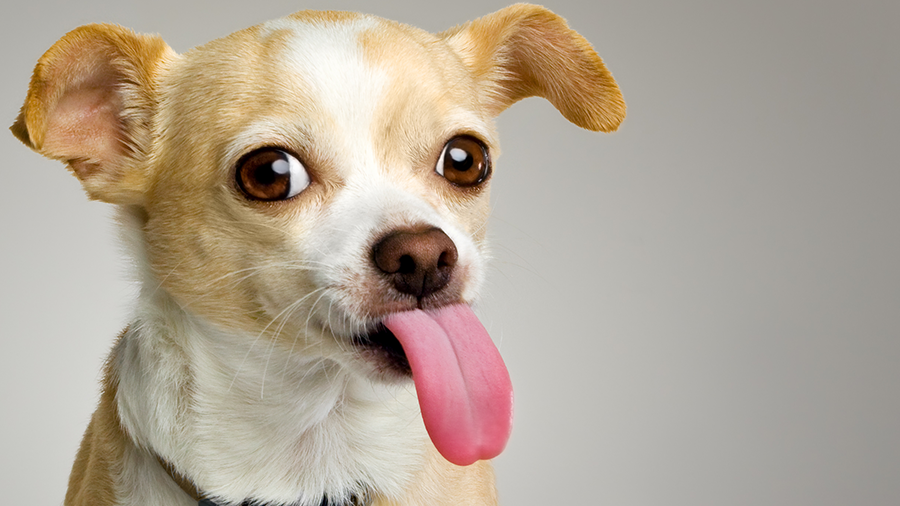
//> input picture dog.png, 900 x 506 px
$ ./cannypoints dog.png   (built with g++ and OpenCV 4)
//> lines starting //> are read from the running program, lines starting //| are printed output that depends on the picture
#include <iostream>
#include <opencv2/opencv.hpp>
#include <fstream>
#include <iomanip>
#include <vector>
#include <algorithm>
#include <numeric>
#include <ctime>
#include <cstdlib>

using namespace std;
using namespace cv;

//Default values
#define STEP 5
#define JITTER 3
#define RAIO 3

//Initialize the sliders values
int top_slider = 10;
int top_slider_max = 200;

char TrackbarName[50];

Mat image, frame, points, border, aux, final;

void on_trackbar_canny(int, void*){
  //Canny function
  Canny(aux, border, top_slider, 3*top_slider);

  final = 0.8 * aux + 0.2 * border;

  //Shows filtered image
  imshow("Canny", final);
}

int main(int argc, char** argv){
  vector<int> yrange;
  vector<int> xrange;

  int width, height;
  int gray;
  //Vec3b gray;
  int x, y;

  image = imread("dog.png", CV_LOAD_IMAGE_GRAYSCALE);
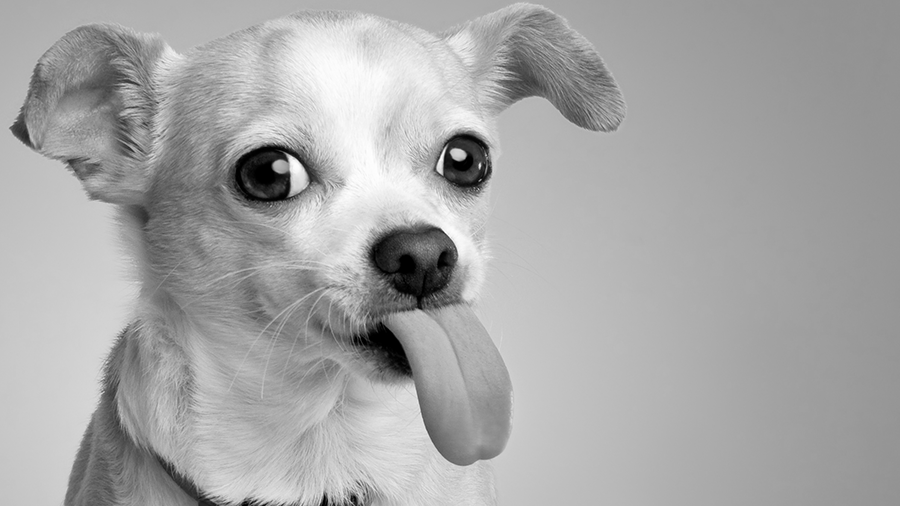
//> image: 506 rows x 900 cols, CV_8UC1; min 0, max 255, mean 167.3

  //image = imread("veneza.png", CV_LOAD_IMAGE_COLOR);

  srand(time(0));

  if(!image.data){
  cout << "Image did not open!" << argv[1] << endl;
    cout << argv[0] << " imagem.jpg";
    exit(0);
  }

  width = image.size().width;
//> width = 900
  height = image.size().height;
//> height = 506

  //Determines the ranges for the step
  xrange.resize(height/STEP);
//> xrange = 101 values from 0 to 0
  yrange.resize(width/STEP);
//> yrange = 180 values from 0 to 0

  iota(xrange.begin(), xrange.end(), 0);
//> xrange = 101 values from 0 to 100
  iota(yrange.begin(), yrange.end(), 0);
//> yrange = 180 values from 0 to 179

  for(uint i=0; i<xrange.size(); i++){
    xrange[i]= xrange[i]*STEP+STEP/2;
  }
//> after the loop, xrange = 101 values from 2 to 502

  for(uint i=0; i<yrange.size(); i++){
    yrange[i]= yrange[i]*STEP+STEP/2;
  }

  points = Mat(height, width, CV_8U, Scalar(255));
  //points = Mat(height, width, CV_8UC3, Scalar(255,255,255));

  random_shuffle(xrange.begin(), xrange.end());

  for(auto i : xrange){
    random_shuffle(yrange.begin(), yrange.end());
    for(auto j : yrange){
      x = i+rand()%(2*JITTER)-JITTER+1;
      y = j+rand()%(2*JITTER)-JITTER+1;
      gray = image.at<uchar>(x,y);
      //gray = image.at<Vec3b>(y,x);

      circle(points, Point(y,x), RAIO, CV_RGB(gray,gray,gray), -1, CV_AA);
      //circle(points, Point(x,y), RAIO, CV_RGB(gray[2],gray[1],gray[0]), -1, CV_AA);
    }
  }
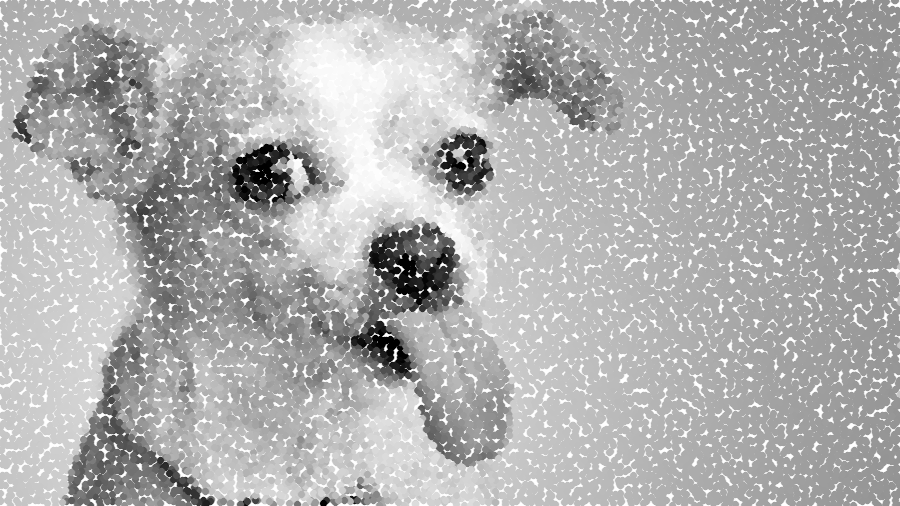
//> points: 506 rows x 900 cols, CV_8UC1; min 0, max 255, mean 175.8
  aux = points.clone();

  sprintf(TrackbarName, "Threshold inferior", top_slider_max);

  namedWindow("Canny", 1);
  createTrackbar(TrackbarName, "Canny",
                &top_slider,
                top_slider_max,
                on_trackbar_canny);

  on_trackbar_canny(top_slider, 0);
//> in on_trackbar_canny, `Canny(aux, border, top_slider, 3*top_slider);`:
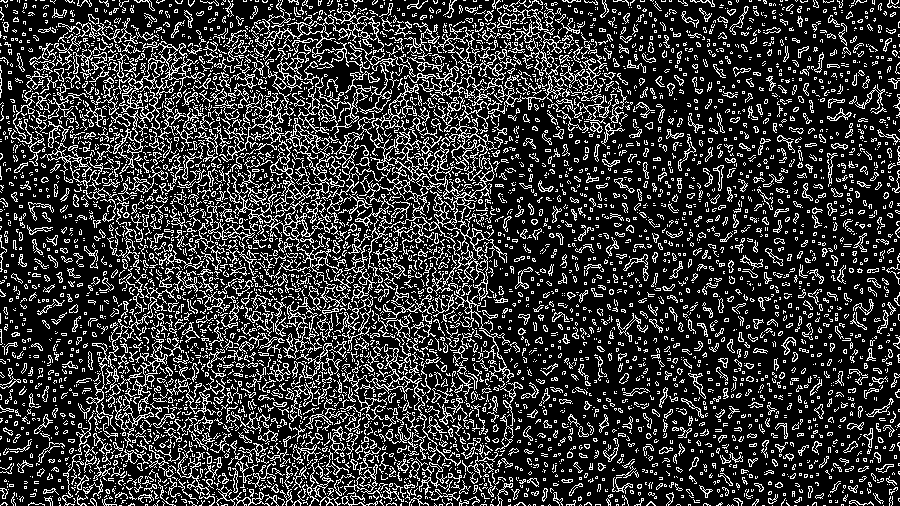
//> border: 506 rows x 900 cols, CV_8UC1; 21.1% white in thin lines or dots
//> in on_trackbar_canny, `final = 0.8 * aux + 0.2 * border;`:
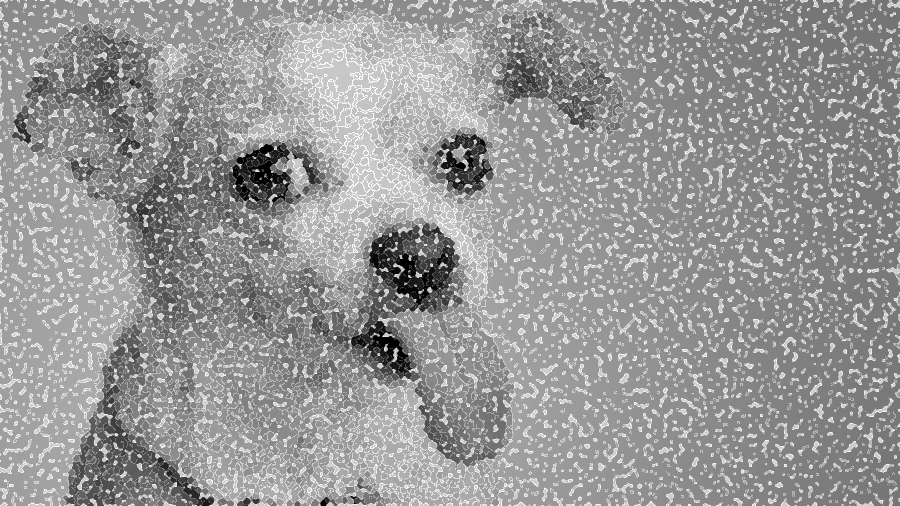
//> final: 506 rows x 900 cols, CV_8UC1; min 0, max 255, mean 151.4

  imwrite("Canny1.png", final);
  waitKey(0);

  return 0;
}

$ run again, with veneza.png copied over dog.png
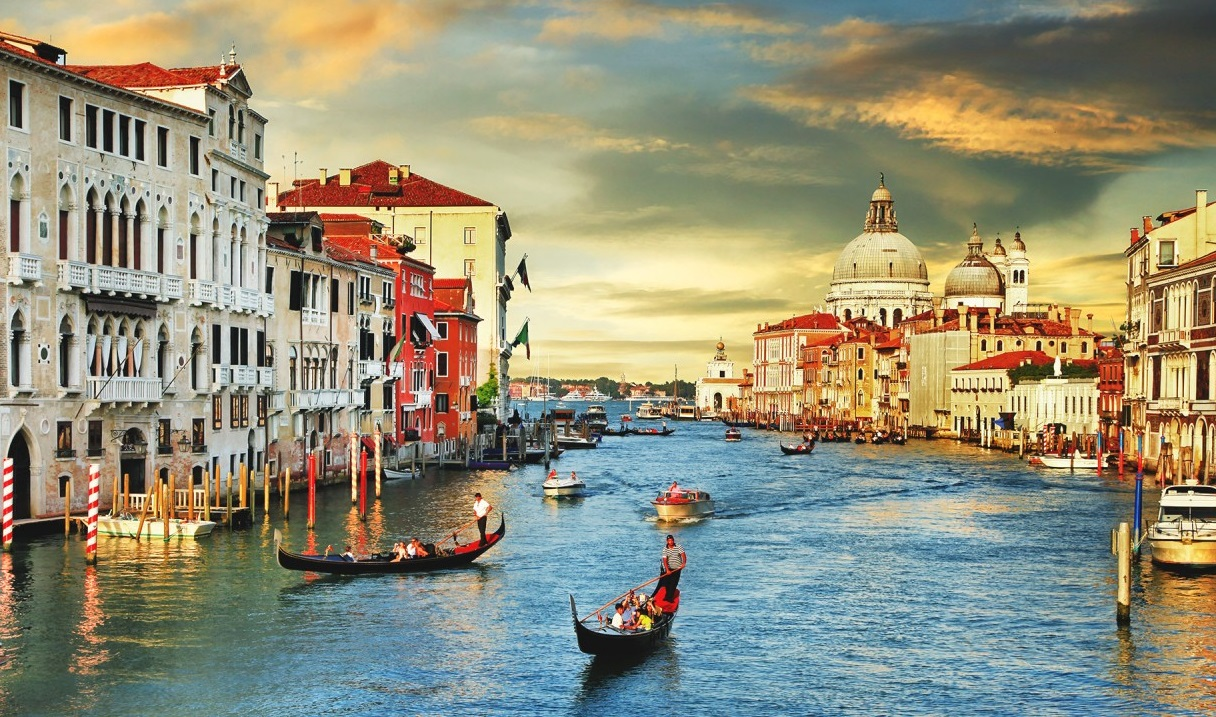
//> input picture veneza.png, 1216 x 717 px
//> in on_trackbar_canny, `Canny(aux, border, top_slider, 3*top_slider);`:
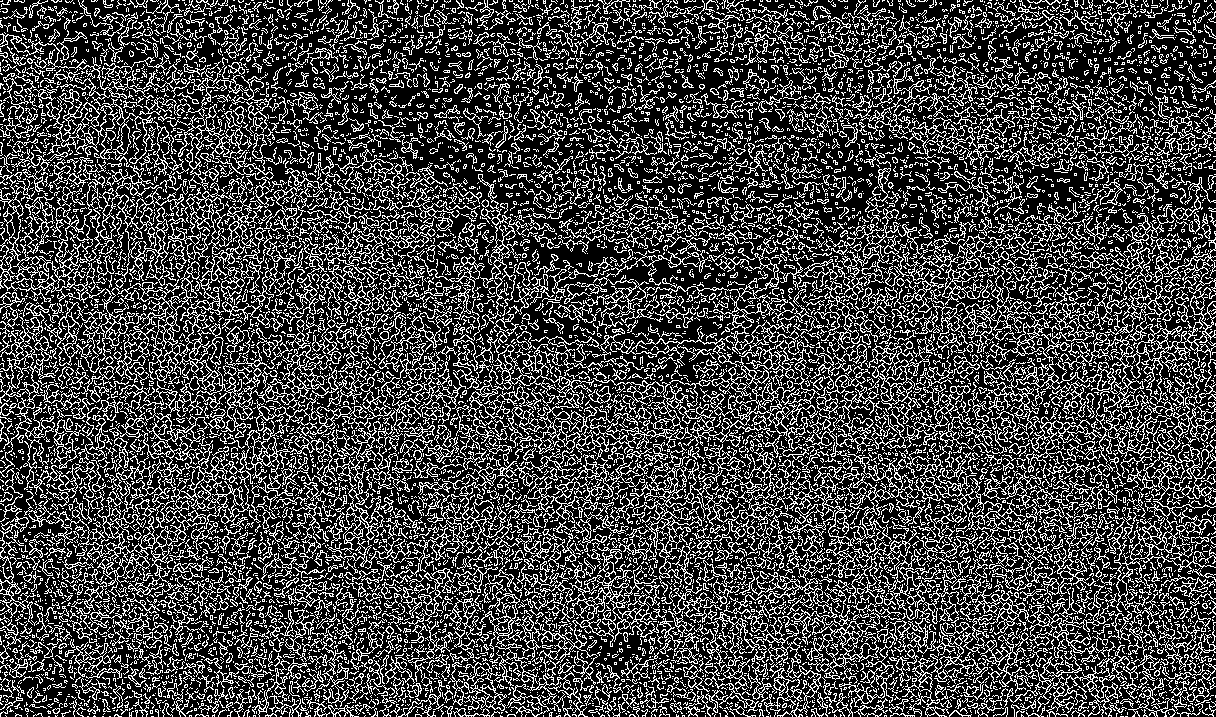
//> border: 717 rows x 1216 cols, CV_8UC1; 26.7% white in thin lines or dots
//> in on_trackbar_canny, `final = 0.8 * aux + 0.2 * border;`:
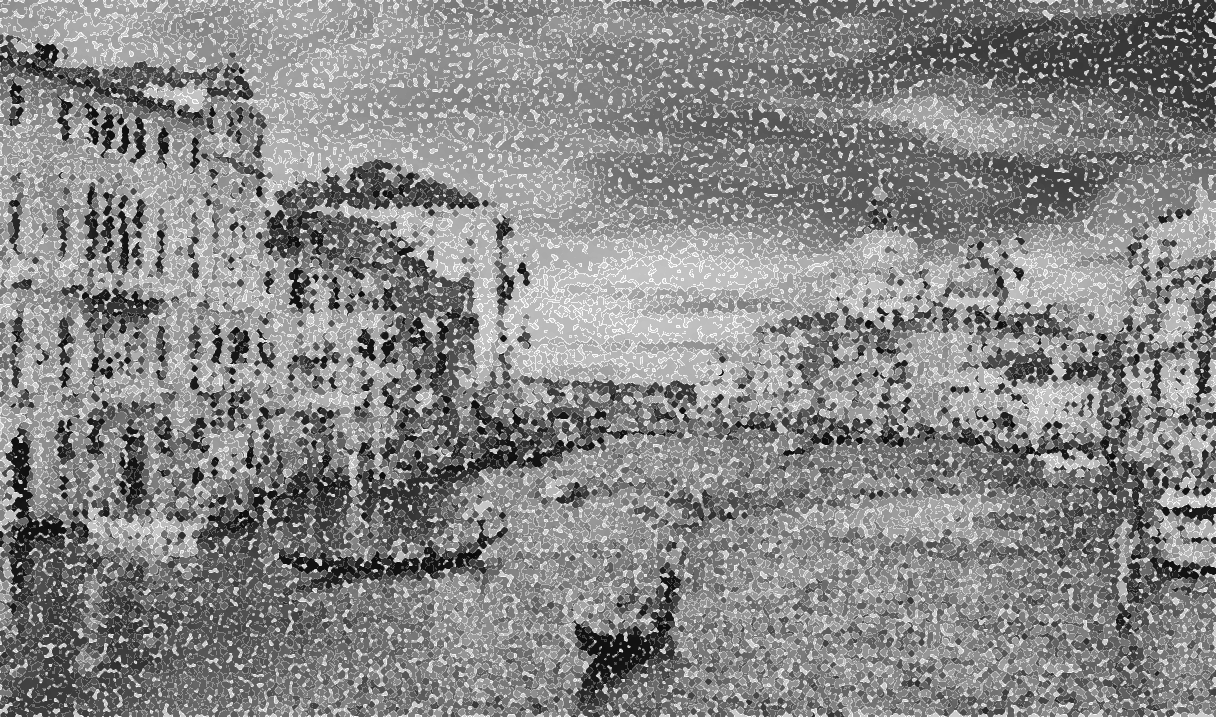
//> final: 717 rows x 1216 cols, CV_8UC1; min 8, max 255, mean 135.5

$ run again, with biel.png copied over dog.png
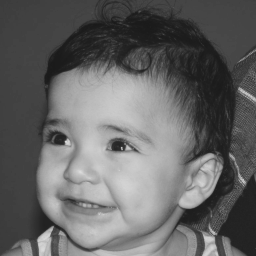
//> input picture biel.png, 256 x 256 px
//> image is the input picture: 256 rows x 256 cols, CV_8UC1; min 26, max 219, mean 100.9
//> in on_trackbar_canny, `Canny(aux, border, top_slider, 3*top_slider);`:
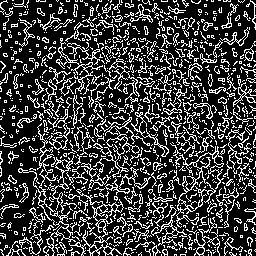
//> border: 256 rows x 256 cols, CV_8UC1; 24.1% white in thin lines or dots
//> in on_trackbar_canny, `final = 0.8 * aux + 0.2 * border;`:
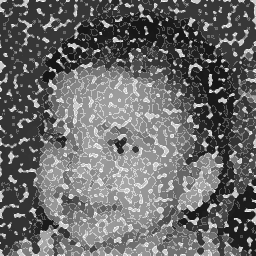
//> final: 256 rows x 256 cols, CV_8UC1; min 21, max 255, mean 106

$ run again, with equalize.png copied over dog.png
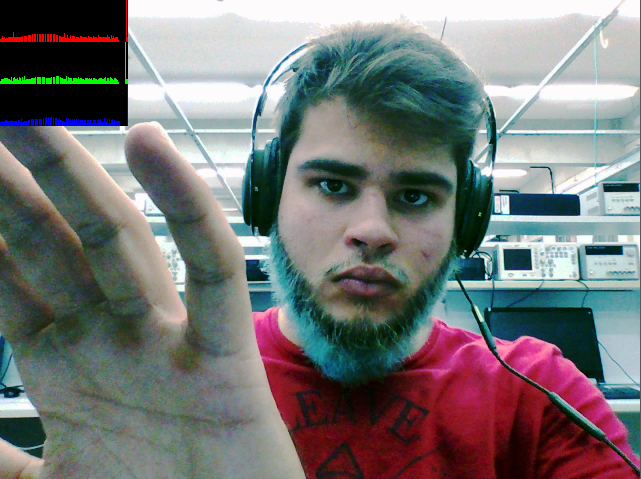
//> input picture equalize.png, 641 x 479 px
//> in on_trackbar_canny, `Canny(aux, border, top_slider, 3*top_slider);`:
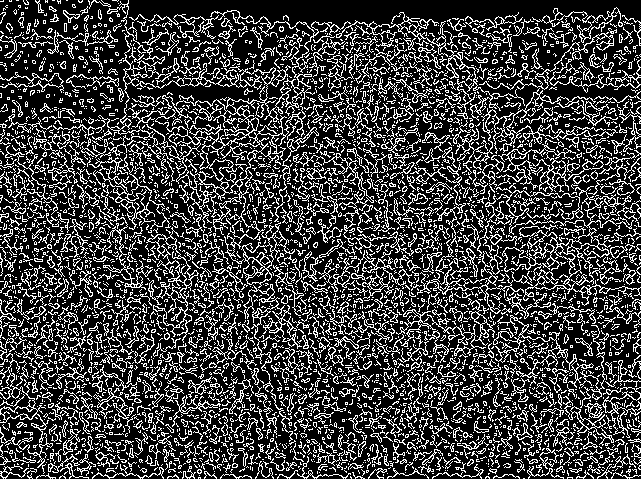
//> border: 479 rows x 641 cols, CV_8UC1; 24.8% white in thin lines or dots
//> in on_trackbar_canny, `final = 0.8 * aux + 0.2 * border;`:
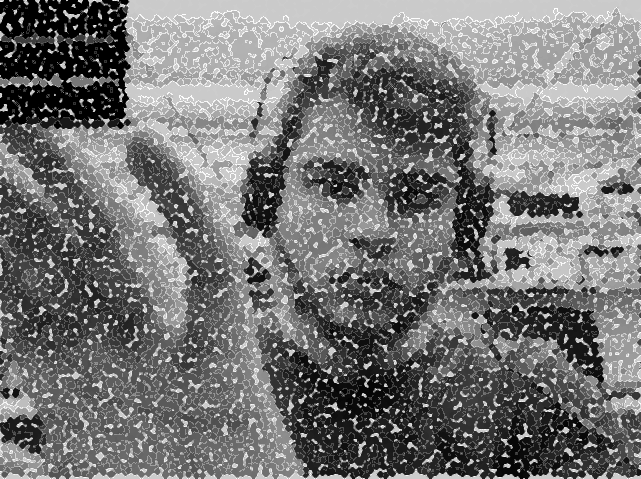
//> final: 479 rows x 641 cols, CV_8UC1; min 0, max 255, mean 117.9
